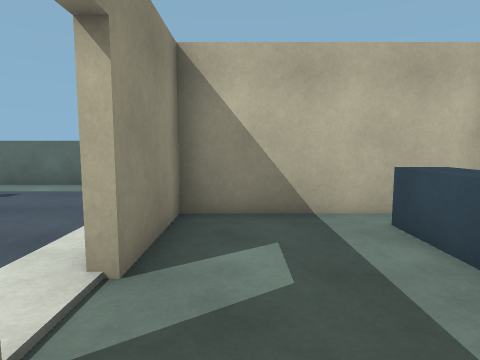
view 1 (above)

24 first-person views from a walk through a Unity game level. The camera is 1.2 m above the floor, tilts 6° down and sees 75° across. The floor is counted in squares, 1 m on a side. Each view is taken from the middle of a square. On the plan, view 1 faces up. The plan holds only what a view shows up to about 13 squares ahead; the rest is blank. The player is left out. Door leaves are left out, so doorways stand open.

view 2
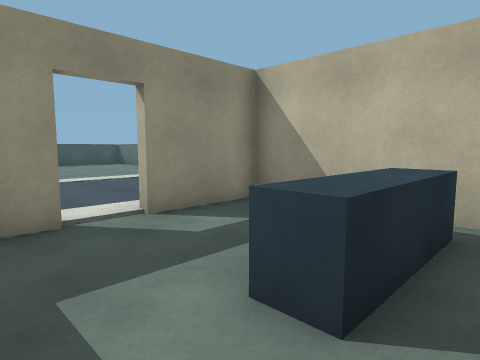

view 3
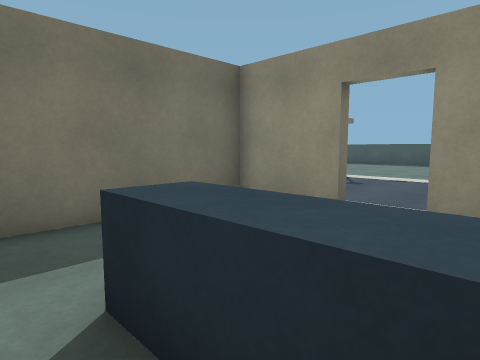

view 4
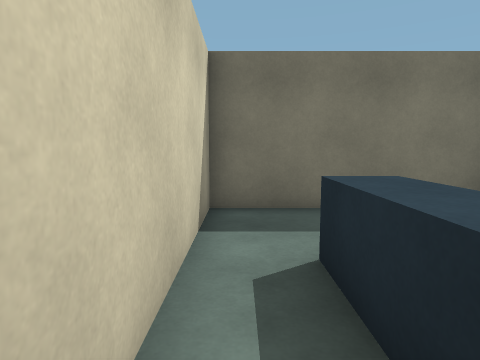

view 5
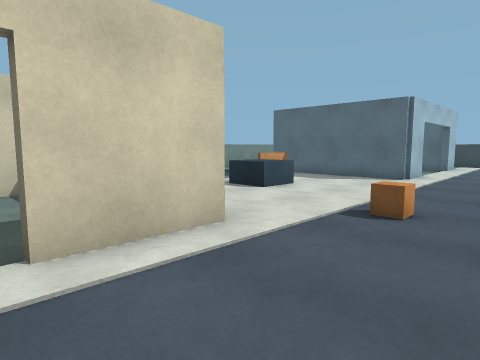

view 6
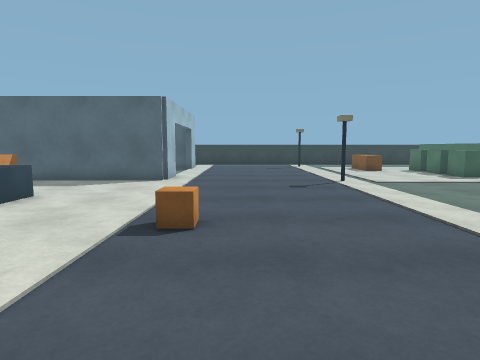

view 7
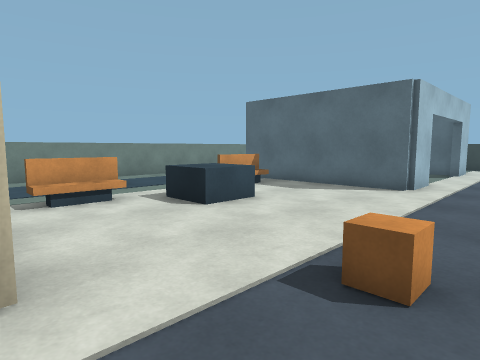

view 8
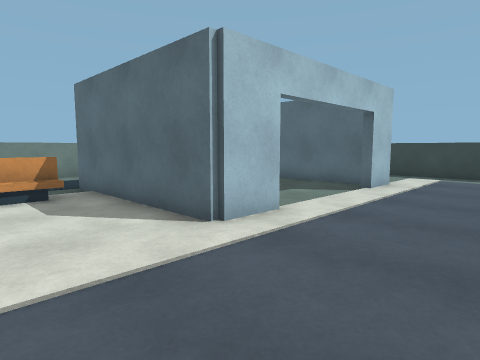

view 9
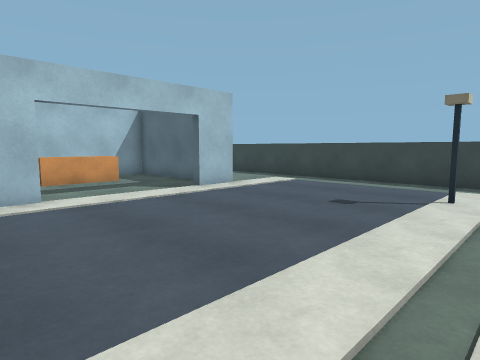

view 10
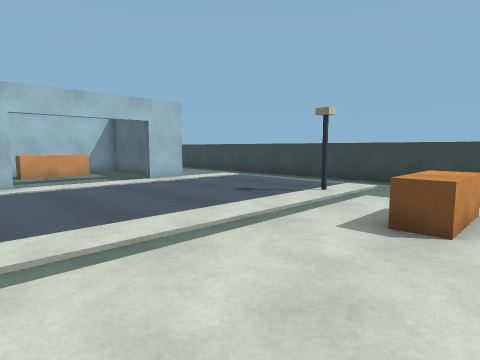

view 11
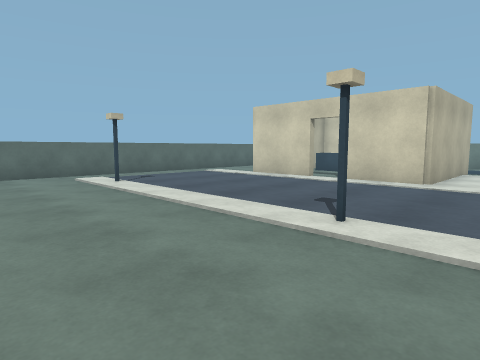

view 12
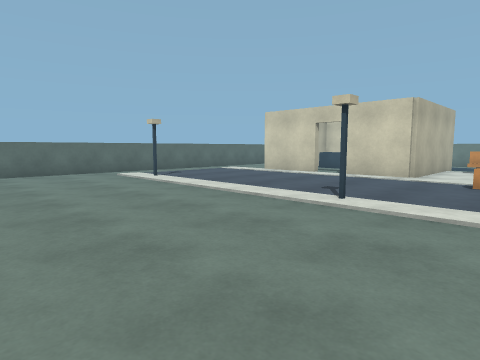

view 13
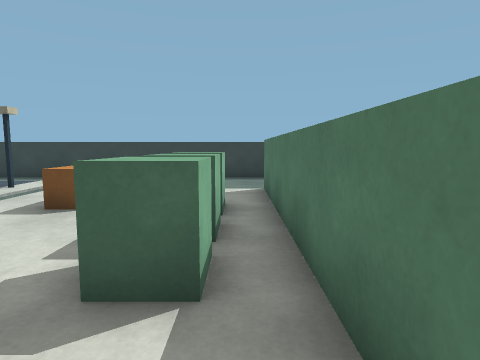

view 14
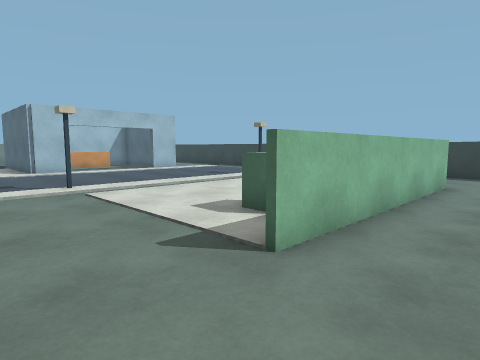

view 15
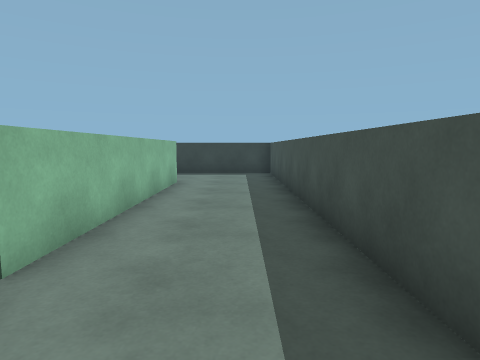

view 16
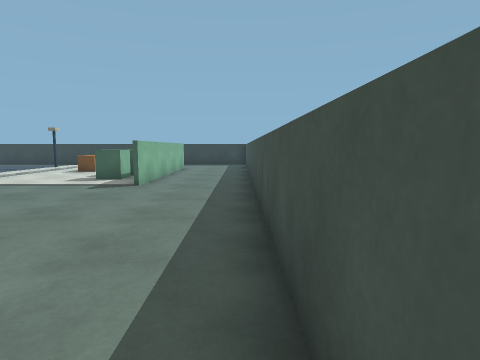

view 17
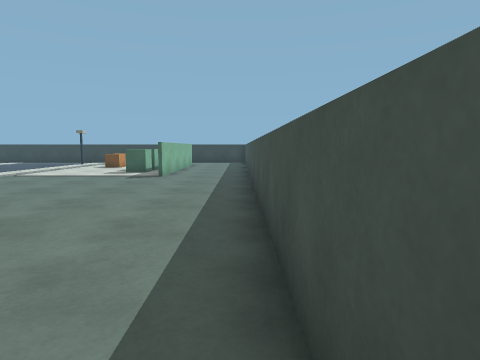

view 18
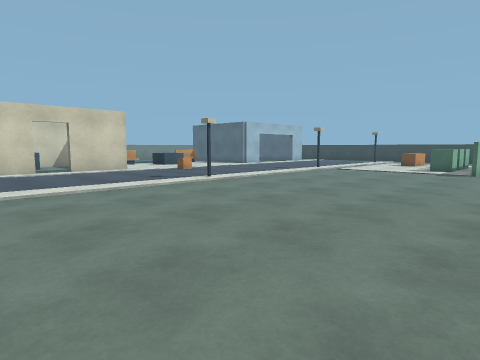

view 19
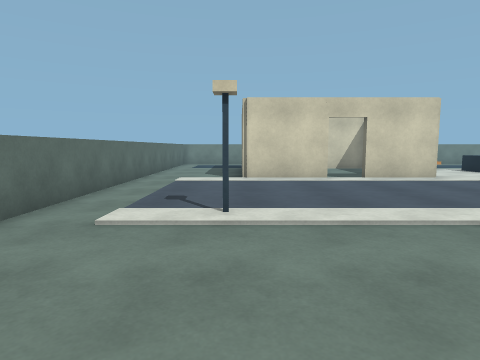

view 20
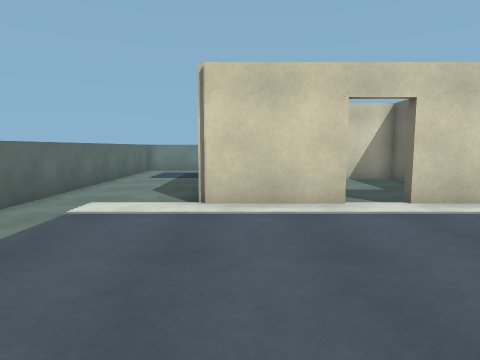

view 21
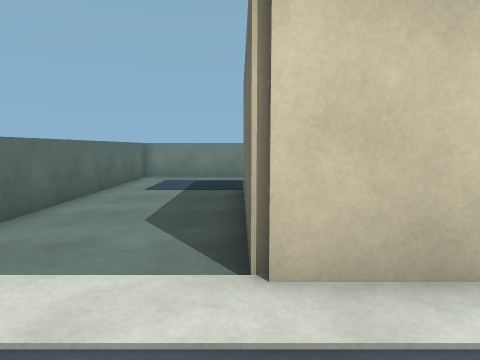

view 22
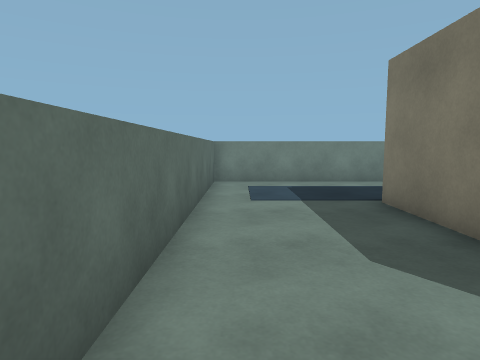

view 23
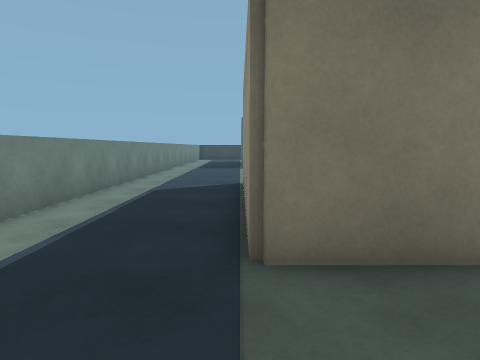

view 24
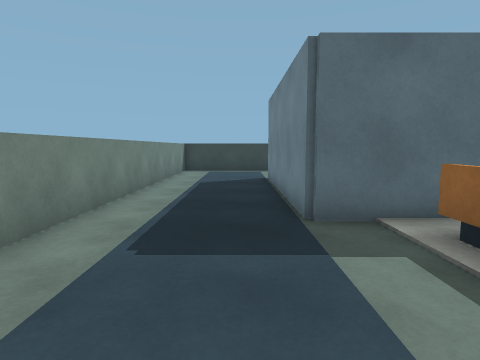

### Floor plan
Key: @ floor where view 1 was taken; # wall or solid block; . floor; D open door; = window, fence, low wall or low ledge; ^ raised ledge; O other object.
Columns run from 19 left of view 1 to 9 right of it. Each row starts with its distance up from view 1.
 10        ######################
  9        .....................#
  8        .....................#
  7        .....................#
  6   . .......O......#######...#
  5    ...............#...^.#...#
  4   ................#...^.#...#
  3  .................#...^.#...#
  2 # ................D...^.#...#
  1 #.................#.....#...#
  0 #.................#@....#...#
 -1 #.................#######...#
 -2 #..........O................#
 -3 #.....................O.....#
 -4 #...............O.....O.....#
 -5 #...................OO....  #
 -6 #...................OO..... #
 -7 #.....................=.....#
 -8 #.....................O.....#
 -9 #.....................O.....#
-10 #...#......O......OOOOOOO...#
-11 #...#.O...........O     O...#
-12 #...#OO...........O...  O...#
-13 #...#OO..............OO O...#
-14 #...#OO..............O  O...#
-15 #...#OO OO...........OO O...#
-16 #...#.  OO........O.... O...#
-17 #...#.  O.........OOOOO O...#
-18 #.....    .O.......     ....#
-19 #.....    .........
-20 #.....     ........
-21     ..     ........
-22     ###############

Positions as (right, up) in squares from view 1, and headings:
1: (0, 0), facing up
2: (4, 0), facing up-left
3: (4, 4), facing down-left
4: (4, 5), facing down
5: (-5, 2), facing down-right
6: (-4, 1), facing down
7: (-4, -1), facing down-right
8: (-5, -7), facing down-right
9: (-9, -10), facing down-right
10: (-12, -10), facing down-right
11: (-12, -4), facing up-right
12: (-14, -5), facing up-right
13: (-14, -9), facing down
14: (-17, -7), facing down-right
15: (-17, -7), facing down
16: (-18, 0), facing down
17: (-18, 3), facing down
18: (-17, 6), facing down-right
19: (-13, 6), facing right
20: (-8, 5), facing right
21: (-4, 6), facing right
22: (-2, 9), facing right
23: (5, 9), facing down
24: (6, -5), facing down
